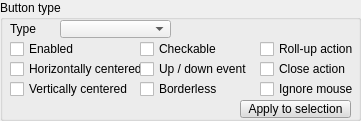
  <widget class="QGroupBox" name="groupBox_3">
   <property name="geometry">
    <rect>
     <x>10</x>
     <y>130</y>
     <width>361</width>
     <height>121</height>
    </rect>
   </property>
   <property name="title">
    <string>Button type</string>
   </property>
   <property name="flat">
    <bool>true</bool>
   </property>
   <widget class="QLabel" name="label_2">
    <property name="geometry">
     <rect>
      <x>10</x>
      <y>20</y>
      <width>51</width>
      <height>18</height>
     </rect>
    </property>
    <property name="text">
     <string>Type</string>
    </property>
   </widget>
   <widget class="QComboBox" name="qqTypeCombo">
    <property name="geometry">
     <rect>
      <x>60</x>
      <y>20</y>
      <width>111</width>
      <height>18</height>
     </rect>
    </property>
   </widget>
   <widget class="QCheckBox" name="qqEnabled">
    <property name="geometry">
     <rect>
      <x>10</x>
      <y>40</y>
      <width>131</width>
      <height>18</height>
     </rect>
    </property>
    <property name="focusPolicy">
     <enum>Qt::StrongFocus</enum>
    </property>
    <property name="text">
     <string>Enabled</string>
    </property>
   </widget>
   <widget class="QCheckBox" name="qqStayDown">
    <property name="geometry">
     <rect>
      <x>140</x>
      <y>40</y>
      <width>121</width>
      <height>18</height>
     </rect>
    </property>
    <property name="focusPolicy">
     <enum>Qt::StrongFocus</enum>
    </property>
    <property name="text">
     <string>Checkable</string>
    </property>
   </widget>
   <widget class="QCheckBox" name="qqRollUp">
    <property name="geometry">
     <rect>
      <x>260</x>
      <y>40</y>
      <width>111</width>
      <height>18</height>
     </rect>
    </property>
    <property name="focusPolicy">
     <enum>Qt::StrongFocus</enum>
    </property>
    <property name="text">
     <string>Roll-up action</string>
    </property>
   </widget>
   <widget class="QCheckBox" name="qqUpDownEvent">
    <property name="geometry">
     <rect>
      <x>140</x>
      <y>60</y>
      <width>121</width>
      <height>18</height>
     </rect>
    </property>
    <property name="focusPolicy">
     <enum>Qt::StrongFocus</enum>
    </property>
    <property name="text">
     <string>Up / down event</string>
    </property>
   </widget>
   <widget class="QCheckBox" name="qqCloseAction">
    <property name="geometry">
     <rect>
      <x>260</x>
      <y>60</y>
      <width>111</width>
      <height>18</height>
     </rect>
    </property>
    <property name="focusPolicy">
     <enum>Qt::StrongFocus</enum>
    </property>
    <property name="text">
     <string>Close action</string>
    </property>
   </widget>
   <widget class="QCheckBox" name="qqCenteredH">
    <property name="geometry">
     <rect>
      <x>10</x>
      <y>60</y>
      <width>131</width>
      <height>18</height>
     </rect>
    </property>
    <property name="focusPolicy">
     <enum>Qt::StrongFocus</enum>
    </property>
    <property name="text">
     <string>Horizontally centered</string>
    </property>
   </widget>
   <widget class="QCheckBox" name="qqCenteredV">
    <property name="geometry">
     <rect>
      <x>10</x>
      <y>80</y>
      <width>131</width>
      <height>18</height>
     </rect>
    </property>
    <property name="focusPolicy">
     <enum>Qt::StrongFocus</enum>
    </property>
    <property name="text">
     <string>Vertically centered</string>
    </property>
   </widget>
   <widget class="QCheckBox" name="qqBorderless">
    <property name="geometry">
     <rect>
      <x>140</x>
      <y>80</y>
      <width>121</width>
      <height>18</height>
     </rect>
    </property>
    <property name="focusPolicy">
     <enum>Qt::StrongFocus</enum>
    </property>
    <property name="text">
     <string>Borderless</string>
    </property>
   </widget>
   <widget class="QCheckBox" name="qqIgnoreMouse">
    <property name="geometry">
     <rect>
      <x>260</x>
      <y>80</y>
      <width>111</width>
      <height>18</height>
     </rect>
    </property>
    <property name="focusPolicy">
     <enum>Qt::StrongFocus</enum>
    </property>
    <property name="text">
     <string>Ignore mouse</string>
    </property>
   </widget>
   <widget class="QToolButton" name="qqApplyType">
    <property name="geometry">
     <rect>
      <x>240</x>
      <y>100</y>
      <width>111</width>
      <height>18</height>
     </rect>
    </property>
    <property name="palette">
     <palette>
      <active>
       <colorrole role="WindowText">
        <brush brushstyle="SolidPattern">
         <color alpha="255">
          <red>0</red>
          <green>0</green>
          <blue>0</blue>
         </color>
        </brush>
       </colorrole>
       <colorrole role="Button">
        <brush brushstyle="SolidPattern">
         <color alpha="255">
          <red>220</red>
          <green>220</green>
          <blue>220</blue>
         </color>
        </brush>
       </colorrole>
       <colorrole role="Light">
        <brush brushstyle="SolidPattern">
         <color alpha="255">
          <red>255</red>
          <green>255</green>
          <blue>255</blue>
         </color>
        </brush>
       </colorrole>
       <colorrole role="Midlight">
        <brush brushstyle="SolidPattern">
         <color alpha="255">
          <red>237</red>
          <green>237</green>
          <blue>237</blue>
         </color>
        </brush>
       </colorrole>
       <colorrole role="Dark">
        <brush brushstyle="SolidPattern">
         <color alpha="255">
          <red>110</red>
          <green>110</green>
          <blue>110</blue>
         </color>
        </brush>
       </colorrole>
       <colorrole role="Mid">
        <brush brushstyle="SolidPattern">
         <color alpha="255">
          <red>147</red>
          <green>147</green>
          <blue>147</blue>
         </color>
        </brush>
       </colorrole>
       <colorrole role="Text">
        <brush brushstyle="SolidPattern">
         <color alpha="255">
          <red>0</red>
          <green>0</green>
          <blue>0</blue>
         </color>
        </brush>
       </colorrole>
       <colorrole role="BrightText">
        <brush brushstyle="SolidPattern">
         <color alpha="255">
          <red>255</red>
          <green>255</green>
          <blue>255</blue>
         </color>
        </brush>
       </colorrole>
       <colorrole role="ButtonText">
        <brush brushstyle="SolidPattern">
         <color alpha="255">
          <red>0</red>
          <green>0</green>
          <blue>0</blue>
         </color>
        </brush>
       </colorrole>
       <colorrole role="Base">
        <brush brushstyle="SolidPattern">
         <color alpha="255">
          <red>255</red>
          <green>255</green>
          <blue>255</blue>
         </color>
        </brush>
       </colorrole>
       <colorrole role="Window">
        <brush brushstyle="SolidPattern">
         <color alpha="255">
          <red>220</red>
          <green>220</green>
          <blue>220</blue>
         </color>
        </brush>
       </colorrole>
       <colorrole role="Shadow">
        <brush brushstyle="SolidPattern">
         <color alpha="255">
          <red>0</red>
          <green>0</green>
          <blue>0</blue>
         </color>
        </brush>
       </colorrole>
       <colorrole role="AlternateBase">
        <brush brushstyle="SolidPattern">
         <color alpha="255">
          <red>237</red>
          <green>237</green>
          <blue>237</blue>
         </color>
        </brush>
       </colorrole>
       <colorrole role="ToolTipBase">
        <brush brushstyle="SolidPattern">
         <color alpha="255">
          <red>255</red>
          <green>255</green>
          <blue>220</blue>
         </color>
        </brush>
       </colorrole>
       <colorrole role="ToolTipText">
        <brush brushstyle="SolidPattern">
         <color alpha="255">
          <red>0</red>
          <green>0</green>
          <blue>0</blue>
         </color>
        </brush>
       </colorrole>
      </active>
      <inactive>
       <colorrole role="WindowText">
        <brush brushstyle="SolidPattern">
         <color alpha="255">
          <red>0</red>
          <green>0</green>
          <blue>0</blue>
         </color>
        </brush>
       </colorrole>
       <colorrole role="Button">
        <brush brushstyle="SolidPattern">
         <color alpha="255">
          <red>220</red>
          <green>220</green>
          <blue>220</blue>
         </color>
        </brush>
       </colorrole>
       <colorrole role="Light">
        <brush brushstyle="SolidPattern">
         <color alpha="255">
          <red>255</red>
          <green>255</green>
          <blue>255</blue>
         </color>
        </brush>
       </colorrole>
       <colorrole role="Midlight">
        <brush brushstyle="SolidPattern">
         <color alpha="255">
          <red>237</red>
          <green>237</green>
          <blue>237</blue>
         </color>
        </brush>
       </colorrole>
       <colorrole role="Dark">
        <brush brushstyle="SolidPattern">
         <color alpha="255">
          <red>110</red>
          <green>110</green>
          <blue>110</blue>
         </color>
        </brush>
       </colorrole>
       <colorrole role="Mid">
        <brush brushstyle="SolidPattern">
         <color alpha="255">
          <red>147</red>
          <green>147</green>
          <blue>147</blue>
         </color>
        </brush>
       </colorrole>
       <colorrole role="Text">
        <brush brushstyle="SolidPattern">
         <color alpha="255">
          <red>0</red>
          <green>0</green>
          <blue>0</blue>
         </color>
        </brush>
       </colorrole>
       <colorrole role="BrightText">
        <brush brushstyle="SolidPattern">
         <color alpha="255">
          <red>255</red>
          <green>255</green>
          <blue>255</blue>
         </color>
        </brush>
       </colorrole>
       <colorrole role="ButtonText">
        <brush brushstyle="SolidPattern">
         <color alpha="255">
          <red>0</red>
          <green>0</green>
          <blue>0</blue>
         </color>
        </brush>
       </colorrole>
       <colorrole role="Base">
        <brush brushstyle="SolidPattern">
         <color alpha="255">
          <red>255</red>
          <green>255</green>
          <blue>255</blue>
         </color>
        </brush>
       </colorrole>
       <colorrole role="Window">
        <brush brushstyle="SolidPattern">
         <color alpha="255">
          <red>220</red>
          <green>220</green>
          <blue>220</blue>
         </color>
        </brush>
       </colorrole>
       <colorrole role="Shadow">
        <brush brushstyle="SolidPattern">
         <color alpha="255">
          <red>0</red>
          <green>0</green>
          <blue>0</blue>
         </color>
        </brush>
       </colorrole>
       <colorrole role="AlternateBase">
        <brush brushstyle="SolidPattern">
         <color alpha="255">
          <red>237</red>
          <green>237</green>
          <blue>237</blue>
         </color>
        </brush>
       </colorrole>
       <colorrole role="ToolTipBase">
        <brush brushstyle="SolidPattern">
         <color alpha="255">
          <red>255</red>
          <green>255</green>
          <blue>220</blue>
         </color>
        </brush>
       </colorrole>
       <colorrole role="ToolTipText">
        <brush brushstyle="SolidPattern">
         <color alpha="255">
          <red>0</red>
          <green>0</green>
          <blue>0</blue>
         </color>
        </brush>
       </colorrole>
      </inactive>
      <disabled>
       <colorrole role="WindowText">
        <brush brushstyle="SolidPattern">
         <color alpha="255">
          <red>110</red>
          <green>110</green>
          <blue>110</blue>
         </color>
        </brush>
       </colorrole>
       <colorrole role="Button">
        <brush brushstyle="SolidPattern">
         <color alpha="255">
          <red>220</red>
          <green>220</green>
          <blue>220</blue>
         </color>
        </brush>
       </colorrole>
       <colorrole role="Light">
        <brush brushstyle="SolidPattern">
         <color alpha="255">
          <red>255</red>
          <green>255</green>
          <blue>255</blue>
         </color>
        </brush>
       </colorrole>
       <colorrole role="Midlight">
        <brush brushstyle="SolidPattern">
         <color alpha="255">
          <red>237</red>
          <green>237</green>
          <blue>237</blue>
         </color>
        </brush>
       </colorrole>
       <colorrole role="Dark">
        <brush brushstyle="SolidPattern">
         <color alpha="255">
          <red>110</red>
          <green>110</green>
          <blue>110</blue>
         </color>
        </brush>
       </colorrole>
       <colorrole role="Mid">
        <brush brushstyle="SolidPattern">
         <color alpha="255">
          <red>147</red>
          <green>147</green>
          <blue>147</blue>
         </color>
        </brush>
       </colorrole>
       <colorrole role="Text">
        <brush brushstyle="SolidPattern">
         <color alpha="255">
          <red>110</red>
          <green>110</green>
          <blue>110</blue>
         </color>
        </brush>
       </colorrole>
       <colorrole role="BrightText">
        <brush brushstyle="SolidPattern">
         <color alpha="255">
          <red>255</red>
          <green>255</green>
          <blue>255</blue>
         </color>
        </brush>
       </colorrole>
       <colorrole role="ButtonText">
        <brush brushstyle="SolidPattern">
         <color alpha="255">
          <red>110</red>
          <green>110</green>
          <blue>110</blue>
         </color>
        </brush>
       </colorrole>
       <colorrole role="Base">
        <brush brushstyle="SolidPattern">
         <color alpha="255">
          <red>220</red>
          <green>220</green>
          <blue>220</blue>
         </color>
        </brush>
       </colorrole>
       <colorrole role="Window">
        <brush brushstyle="SolidPattern">
         <color alpha="255">
          <red>220</red>
          <green>220</green>
          <blue>220</blue>
         </color>
        </brush>
       </colorrole>
       <colorrole role="Shadow">
        <brush brushstyle="SolidPattern">
         <color alpha="255">
          <red>0</red>
          <green>0</green>
          <blue>0</blue>
         </color>
        </brush>
       </colorrole>
       <colorrole role="AlternateBase">
        <brush brushstyle="SolidPattern">
         <color alpha="255">
          <red>220</red>
          <green>220</green>
          <blue>220</blue>
         </color>
        </brush>
       </colorrole>
       <colorrole role="ToolTipBase">
        <brush brushstyle="SolidPattern">
         <color alpha="255">
          <red>255</red>
          <green>255</green>
          <blue>220</blue>
         </color>
        </brush>
       </colorrole>
       <colorrole role="ToolTipText">
        <brush brushstyle="SolidPattern">
         <color alpha="255">
          <red>0</red>
          <green>0</green>
          <blue>0</blue>
         </color>
        </brush>
       </colorrole>
      </disabled>
     </palette>
    </property>
    <property name="focusPolicy">
     <enum>Qt::StrongFocus</enum>
    </property>
    <property name="text">
     <string>Apply to selection</string>
    </property>
   </widget>
  </widget>
